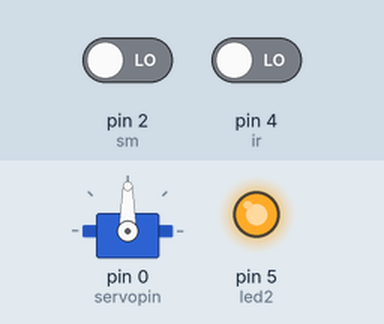
Simulated run of this sketch. Board: Arduino Uno, built with avr-gcc and run on an emulated ATmega328P. Parts: servo, output pins drawn as LEDs (lit = HIGH). The test bench sets the inputs (shaded band); at power-on: pin 2 (sm) LOW, pin 4 (ir) LOW. What the sketch prints to the serial monitor is not drawn.

Above: at 0.1 s.
At 7.1 s:
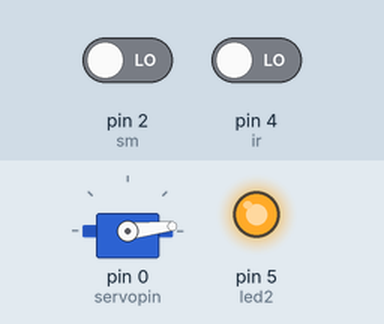
At 19.1 s:
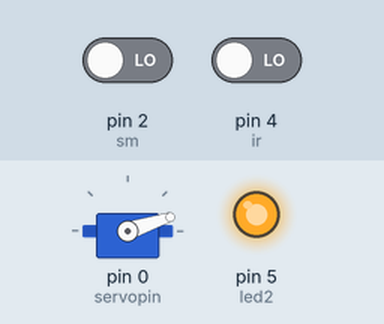
At 39.1 s:
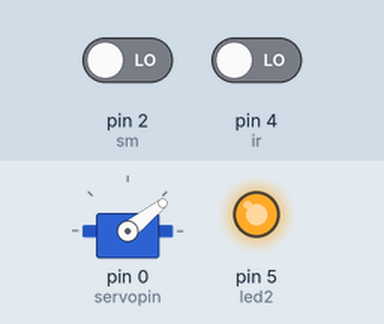
Timing chart, 0 to 40.0 s (numbered marks = the images above):
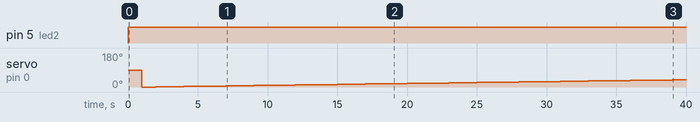

Measured:
- by itself, pin 5 (led2): LOW → HIGH at 0.00 s
- by itself, servo on pin 0 (servopin): 90° → 0° at 1.0 s, → 1° 1.0 s later, → 2° 1.0 s later, → 3° 1.0 s later, … (39 changes in this stretch)

The sketch:

servomotor_ir.ino
```cpp
#include<Servo.h>
int ir = 4;
int led1=1;
int sm=2;
int led2=5;
int irV;
int smV;
int servopin = 0;
Servo servoMotor;
void setup(){
  pinMode(ir,INPUT);
  pinMode(sm,INPUT);
  pinMode(led1,OUTPUT);
  pinMode(led2,OUTPUT);
  servoMotor.attach(servopin);
  Serial.begin(9600);
}
void loop(){
  irV=digitalRead(ir);
  Serial.print("ir value");
  Serial.println(irV);
  smV=digitalRead(sm);
  Serial.print("sm value");
  Serial.println(smV);
  if(irV&&smV==1){
    digitalWrite(led1,HIGH);
    digitalWrite(led2,LOW);
    delay(1000);
    }
  else{
    digitalWrite(led1,LOW);
    digitalWrite(led2,HIGH);
    delay(1000);
  }
  for(int angle=0; angle<=90;angle++)
  {
    servoMotor.write(angle);
    delay(1000);
  }
}
```
